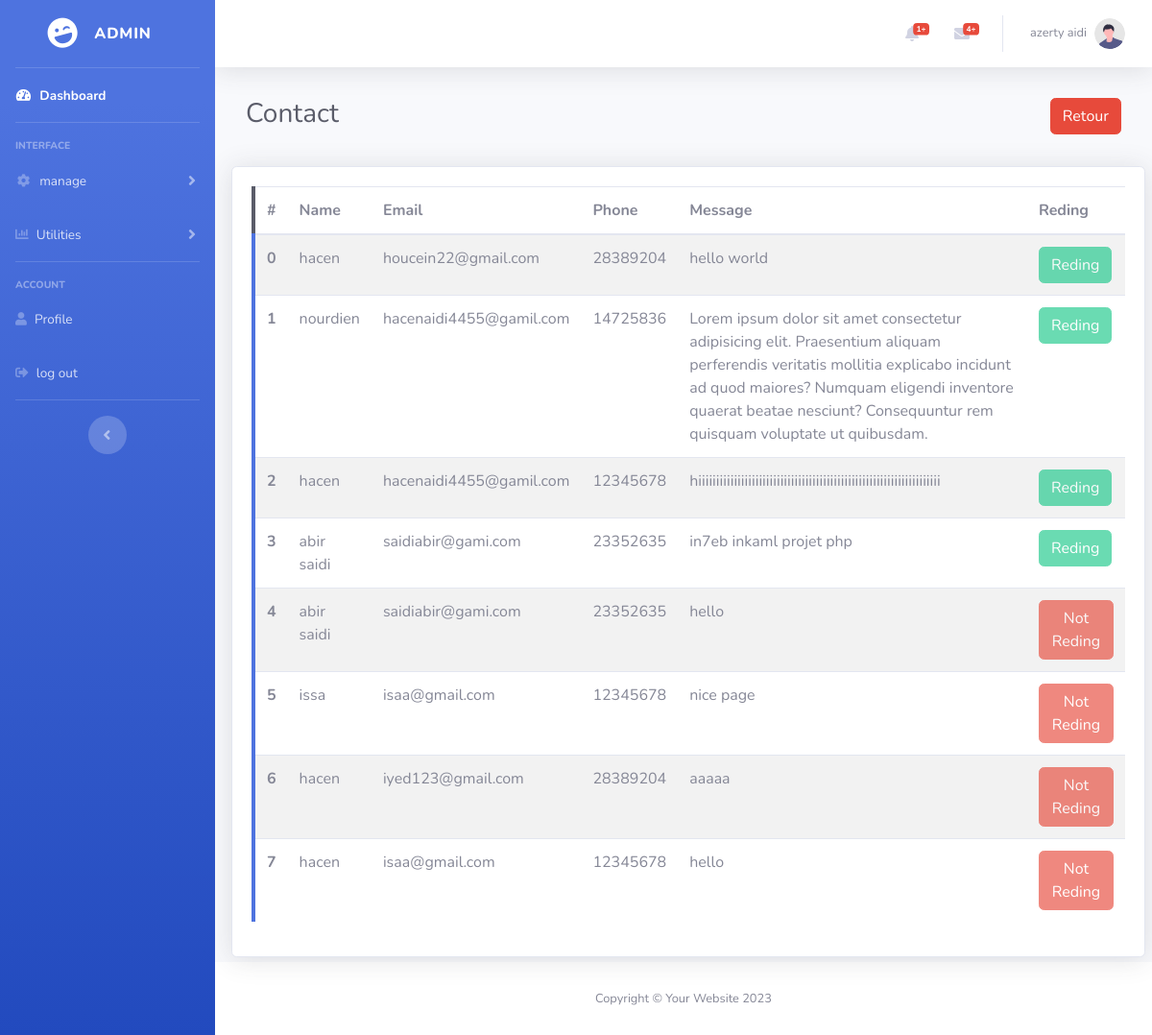
The app's page /viwes/admin/toutcontact.php (signed in) with its own data.
### tables this page shows
CREATE TABLE `contact` (
  `id_contact` int(11) NOT NULL,
  `nom` varchar(30) NOT NULL,
  `email` varchar(50) NOT NULL,
  `tel` varchar(8) NOT NULL,
  `message` varchar(500) NOT NULL,
  `reading` int(1) NOT NULL
);

### database/config.php (called while the page is built, shortened)
<?php
abstract class Connexion {
function __construct()
{
$this->pdo =new PDO('mysql:host=localhost;dbname=hotel','root','');
}
}
?>

### controllers/admincontroller.php (called while the page is built, shortened)
<?php
include_once('../../database/config.php');
class controllerAdmin extends Connexion{
function listadmin($id){
    $query = "select * from admin where id = $id";
    $res = $this->pdo->prepare($query);
    $res->execute();
    return $res;
}
function listreservation($ch){
    $query = "select prenom,cl.nom,numero_chamber,confirmation,id_chamber,id_client,prix_total,date_fin,date_debut,numero from chamber c, client cl , reservation r where c.id = r.id_chamber and cl.num = r.id_client and r.confirmation = 0 ".$ch;
    $res = $this->pdo->prepare($query);
    $res->execute();
    return $res;
}
function listcontact($ch){
    $query = "select * from contact where reading = 0 ".$ch;
    $res = $this->pdo->prepare($query);
    $res->execute();
    return $res;
}
function toutcontact(){
    $query = "select * from contact";
    $res = $this->pdo->prepare($query);
    $res->execute();
    return $res;
}
}
?>

### viwes/admin/toutcontact.php (the view, shortened to what this page needs)
<?php
include_once("../../controllers/admincontroller.php");
$controller = new  controllerAdmin();
$res = $controller->listadmin($_SESSION["idadmin"])->fetch();
$listres = $controller->listreservation("LIMIT 3");
$n = $listres->rowCount();
$countcontact = $controller->listcontact("")->rowCount();
$listcontactreding = $controller->toutcontact();
?>
<!DOCTYPE html>
<html lang="en">
<head>
    <link href="vendor/fontawesome-free/css/all.min.css" rel="stylesheet" type="text/css">
    <link href="./css/style.css" rel="stylesheet" type="text/css">
    <link href="css/sb-admin-2.min.css" rel="stylesheet">
</head>
<body id="page-top">
    <div id="wrapper">
        <ul class="navbar-nav bg-gradient-primary sidebar sidebar-dark accordion" id="accordionSidebar">
            <a class="sidebar-brand d-flex align-items-center justify-content-center" href="index.html">
                <div class="sidebar-brand-icon rotate-n-15">
                    <i class="fas fa-laugh-wink"></i>
                </div>
                <div class="sidebar-brand-text mx-3">Admin</div>
            </a>
            <hr class="sidebar-divider my-0">
            <li class="nav-item active">
                <a class="nav-link" href="dashboard.php">
                    <i class="fas fa-fw fa-tachometer-alt"></i>
                    <span>Dashboard</span></a>
            </li>
            <hr class="sidebar-divider">
            <div class="sidebar-heading">
                Interface
            </div>
            <li class="nav-item">
                <a class="nav-link collapsed" href="#" data-toggle="collapse" data-target="#collapseTwo"
                    aria-expanded="true" aria-controls="collapseTwo">
                    <i class="fas fa-fw fa-cog"></i>
                    <span>manage</span>
                </a>
            </li>
            <li class="nav-item">
                <a class="nav-link collapsed" href="#" data-toggle="collapse" data-target="#collapseUtilities"
                    aria-expanded="true" aria-controls="collapseUtilities">
                    <i class="fas fa-chart-bar"></i>
                    <span>Utilities</span>
                </a>
            </li>
            <hr class="sidebar-divider">
            <div class="sidebar-heading">
            ACCOUNT
            </div>
            <li class="nav-item">
                <a class="nav-link" href="profile.php">
                <i class="fa fa-user"></i>
                    <span>Profile</span></a>
            </li>
            <li class="nav-item">
                <a class="nav-link" href="logout.php">
                <i class="fas fa-sign-out-alt" ></i>
                    <span>log out</span></a>
            </li>
            <hr class="sidebar-divider d-none d-md-block">
            <div class="text-center d-none d-md-inline">
                <button class="rounded-circle border-0" id="sidebarToggle"></button>
            </div>
        </ul>
        <div id="content-wrapper" class="d-flex flex-column">
            <div id="content">
                <nav class="navbar navbar-expand navbar-light bg-white topbar mb-4 static-top shadow">
                    <ul class="navbar-nav ml-auto">
                        <li class="nav-item dropdown no-arrow mx-1">
                            <a class="nav-link dropdown-toggle" href="#" id="alertsDropdown" role="button"
                                data-toggle="dropdown" aria-haspopup="true" aria-expanded="false">
                                <i class="fas fa-bell fa-fw"></i>
                                <span class="badge badge-danger badge-counter"><?php echo $n ?>+</span>
                            </a>
                        </li>
                        <li class="nav-item dropdown no-arrow mx-1">
                            <a class="nav-link dropdown-toggle" href="#" id="messagesDropdown" role="button"
                                data-toggle="dropdown" aria-haspopup="true" aria-expanded="false">
                                <i class="fas fa-envelope fa-fw"></i>
                                <span class="badge badge-danger badge-counter"><?php echo $countcontact ?>+</span>
                            </a>
                        </li>
                        <li class="nav-item dropdown no-arrow">
                            <a class="nav-link dropdown-toggle" href="#" id="userDropdown" role="button"
                                data-toggle="dropdown" aria-haspopup="true" aria-expanded="false">
                                <span class="mr-2 d-none d-lg-inline text-gray-600 small"><?php echo $res[3]." ".$res[4]?></span>
                                <img class="img-profile rounded-circle"
                                    src="img/undraw_profile.svg">
                            </a>
                        </li>
                    </ul>
                </nav>
                <div class="container-fluid">
                <div class="d-flex">
                    <div class="d-sm-flex align-items-center justify-content-between mb-4 p-2">
                        <h1 class="h3 mb-0 text-gray-800">Contact</h1>
                    </div>
                    <div class="ml-auto p-2"><a href="listcontact.php"><button type="button" class="btn btn-danger">Retour</button></a></div>
                    </div>
                    <div class="row" >
                    <div class="col-xl-12 col-lg-12 card shadow" style="padding : 20px;margin:5px">
                    <table class="table table-striped border-left-dark">
  <thead>
    <tr>
      <th scope="col">#</th>
      <th scope="col">Name</th>
      <th scope="col">Email</th>
      <th scope="col">Phone</th>
      <th scope="col">Message</th>
      <th scope="col">Reding</th>
    </tr>
  </thead>
  <tbody class="border-left-primary">
    <?php $i = 0;
    while($l = $listcontactreding->fetch()){
    ?>
    <tr>
      <th scope="row"><?php echo $i ?></th>
      <td><?php echo $l[1] ?></td>
      <td><?php echo $l[2] ?></td>
      <td><?php echo $l[3] ?></td>
      <td><?php echo $l[4] ?></td>
      <td>
<?php
if ($l[5] == 0){
    echo "<button type='button' class='btn btn-danger ' disabled style='size:10px'>Not Reding</button>";
}else{
    echo "<button type='button' class='btn btn-success' disabled>Reding</button>";
}
?>
      </td>
    </tr>
    <?php
$i++;}?>
  </tbody>
</table>
                    </div>
                    </div>
                </div>
            </div>
            <footer class="sticky-footer bg-white">
                <div class="container my-auto">
                    <div class="copyright text-center my-auto">
                        <span>Copyright &copy; Your Website 2023</span>
                    </div>
                </div>
            </footer>
        </div>
    </div>
</body>
</html>

### records on screen
contact: nom "hacen", email "houcein22@gmail.com", tel "28389204", message "hello world", reading "Reding"
contact: nom "nourdien", email "hacenaidi4455@gamil.com", tel "14725836", message "Lorem ipsum dolor sit amet consectetur adipisicing elit. Praesentium aliquam perferendis veritatis mollitia explicabo incidunt ad quod maiores? Numquam eligendi inventore quaerat beatae nesciunt? Consequuntur rem quisquam voluptate ut quibusdam.", reading "Reding"
contact: nom "hacen", email "hacenaidi4455@gamil.com", tel "12345678", message "hiiiiiiiiiiiiiiiiiiiiiiiiiiiiiiiiiiiiiiiiiiiiiiiiiiiiiiiiiiiiiiiiiiii", reading "Reding"
contact: nom "abir saidi", email "saidiabir@gami.com", tel "23352635", message "in7eb inkaml projet php", reading "Reding"
contact: nom "abir saidi", email "saidiabir@gami.com", tel "23352635", message "hello", reading "Not Reding"
contact: nom "issa", email "isaa@gmail.com", tel "12345678", message "nice page", reading "Not Reding"
contact: nom "hacen", email "iyed123@gmail.com", tel "28389204", message "aaaaa", reading "Not Reding"
contact: nom "hacen", email "isaa@gmail.com", tel "12345678", message "hello", reading "Not Reding"

### other values on screen
$n "1"
$countcontact "4"
$res[3] "azerty"
$res[4] "aidi"
